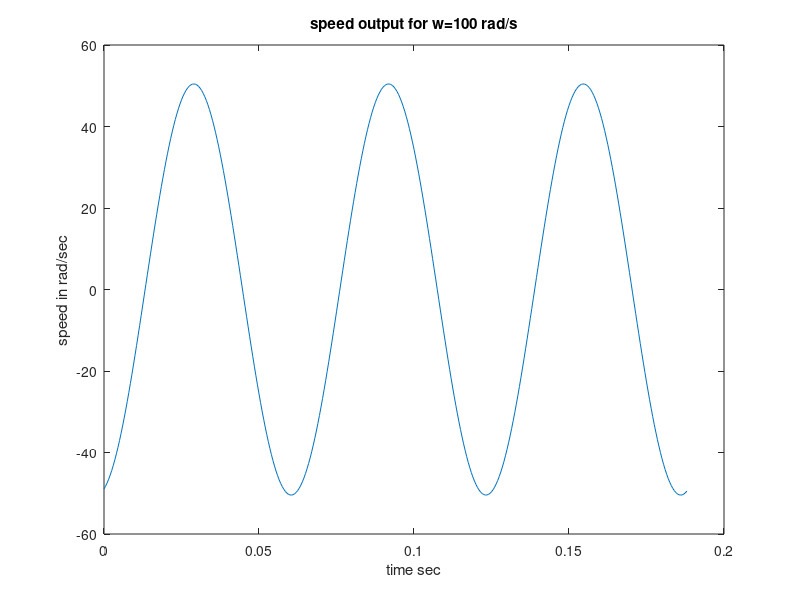

Reproduce this figure in MATLAB.
%V=3.25;                  % an example voltage 
%T3=0.1844; w=100; 	% an example frequency of 16 rad/sec needs 1.18 seconds for 3 cycles
%dt=.005;t=0:dt:T3;   	% create a time vector so we can plot sin(wt)
%plot(t, V*sin(w*t))  	% Verify input magnitude and period

%K=64;                  % steady state gain (rad/sec)/volt 
%tau=0.04; 		% time constant (sec)
%Gvspd=tf(K,[tau 1]);   	% transfer function from V to spd (volts to speed)
%bode(Gvspd,1:100)   	% type “help bode” at the command line for units


%t=0:.05:18.84;
%w=1; Vamp=3.25;
%Mg=63.9489; Ag=-2.2906;
%Vin=Vamp*sin(w*t);

%t=0:.005:0.378;
%w=50; Vamp=3.25;
%Mg=28.6217; Ag=-63.4349;

t=0:.0005:0.1884;
w=100; Vamp=3.25;
Mg=15.5223; Ag=-75.9638;

speed=Mg*Vamp*sin(w*t+Ag/180*pi);
plot(t,speed);
hold on
xlabel('time sec')
ylabel('speed in rad/sec')
title('speed output for w=100 rad/s')

%yyaxis left
%plot(t,Mg*sin(w*t+Ag/180*pi))
%ylim([-100 100])             % Refine these limits as needed, then 
                             % use this same limit for all 3 graphs
%ylabel('Rotational speed')
%yyaxis right
%plot(t,3.25*sin(w*t))
%ylim([-3.5 3.5])             % Refine these limits at needed, then
				        % use this same limit for all 3 graphs
%ylabel('Voltage input')
%title('Voltage and rotational speed for 1 rad/s')
%xlabel('time sec')

%legend( 'Rotational speed', 'Voltage input');
